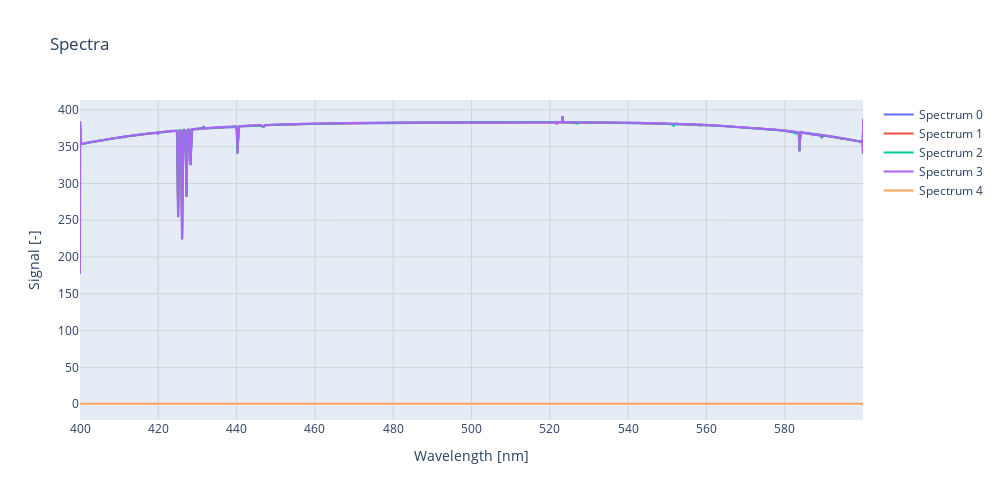

The cell this chart's notebook holds for it:
### Code cell
#plot signal with plotly (interactive)
fig = go.Figure()

for i in range(len(Spectrums)):
    fig.add_trace(go.Scatter(x=Wavelengths, y=Spectrums[i], name=f'Spectrum {i}'))

fig.update_layout(
    title='Spectra',
    xaxis_title='Wavelength [nm]',
    yaxis_title='Signal [-]',
    width=1000,
    height=500,
    showlegend=True,
    xaxis=dict(showgrid=True, gridwidth=1, gridcolor='lightgray'),
    yaxis=dict(showgrid=True, gridwidth=1, gridcolor='lightgray')
)

pio.show(fig)

### Figure 1 — Plotly figure (JSON) as saved in the notebook; plotly's stock layout.template omitted (floating-point values rounded to 4 significant figures; data arrays with more than 128 entries replaced by an {"elided": "..."} marker saying what was removed)
{"data": [{"name": "Spectrum 0", "type": "scatter", "x": {"elided": "10000 float values"}, "y": {"elided": "10000 float values"}}, {"name": "Spectrum 1", "type": "scatter", "x": {"elided": "10000 float values"}, "y": {"elided": "10000 float values"}}, {"name": "Spectrum 2", "type": "scatter", "x": {"elided": "10000 float values"}, "y": {"elided": "10000 float values"}}, {"name": "Spectrum 3", "type": "scatter", "x": {"elided": "10000 float values"}, "y": {"elided": "10000 float values"}}, {"name": "Spectrum 4", "type": "scatter", "x": {"elided": "10000 float values"}, "y": {"elided": "10000 float values"}}], "layout": {"height": 500, "showlegend": true, "title": {"text": "Spectra"}, "width": 1000, "xaxis": {"gridcolor": "lightgray", "gridwidth": 1, "showgrid": true, "title": {"text": "Wavelength [nm]"}}, "yaxis": {"gridcolor": "lightgray", "gridwidth": 1, "showgrid": true, "title": {"text": "Signal [-]"}}}}
